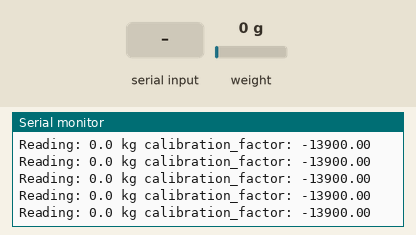
Recording of a sketch running on a simulated Arduino Uno, built with avr-gcc and run on an emulated ATmega328P. Shown: the last lines printed to the serial monitor. Inputs (shaded band) come from the test bench; at power-on: weight on the scale 0 g.

Above: at 3.3 s.
3.4 s: weight on the scale set to 100 g
At 3.4 s:
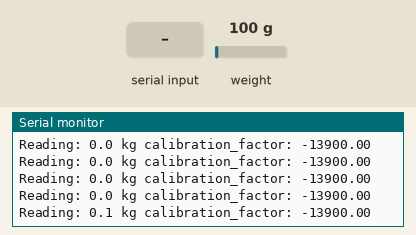
6.4 s: "+" received over Serial
At 6.64 s:
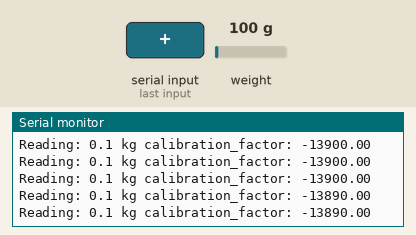
9.4 s: "a90\n" received over Serial
At 9.47 s:
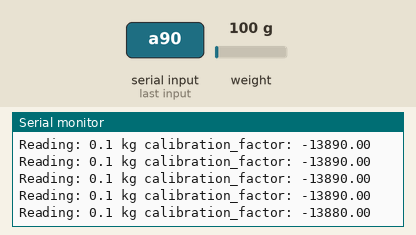
10.9 s: weight on the scale set to 1250 g
At 14.84 s:
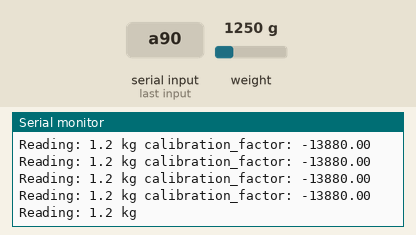
Timing chart, 0 to 14.9 s (numbered marks = the images above; inputs shaded):
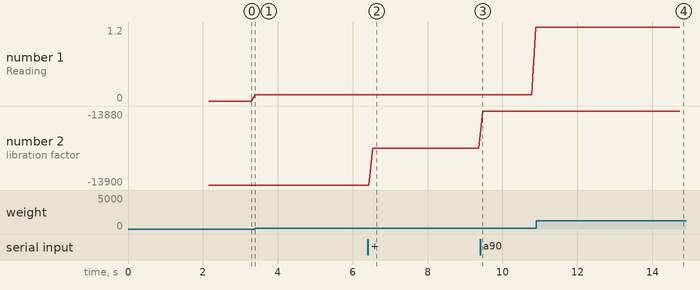

Measured:
- after the input at 6.4 s, the serial monitor: prints a new line after 0.13 s (image 2)
- after the input at 9.4 s, the serial monitor: prints a new line after 0.07 s (image 3)
- after the input at 10.9 s, the serial monitor: prints a new line after 0.09 s (image 4)
- plotted number 1: 0.1 → 1.2 after the input at 9.4 s
- plotted number 2: -13900 → -13890 after the input at 6.4 s, -13890 → -13880 after the input at 9.4 s

The sketch:

kalibracja.ino
```cpp
// (licence header left out)
#include "HX711.h"

#define DOUT  3
#define CLK  2

HX711 scale;

float calibration_factor = -13900; //-7050 worked for my 440lb max scale setup

void setup() {
  Serial.begin(9600);
  Serial.println("HX711 calibration sketch");
  Serial.println("Remove all weight from scale");
  Serial.println("After readings begin, place known weight on scale");
  Serial.println("Press + or a to increase calibration factor");
  Serial.println("Press - or z to decrease calibration factor");

  scale.begin(DOUT, CLK);
  scale.set_scale();
  scale.tare(); //Reset the scale to 0

  long zero_factor = scale.read_average(); //Get a baseline reading
  Serial.print("Zero factor: "); //This can be used to remove the need to tare the scale. Useful in permanent scale projects.
  Serial.println(zero_factor);
}

void loop() {

  scale.set_scale(calibration_factor); //Adjust to this calibration factor

  Serial.print("Reading: ");
  Serial.print(scale.get_units(), 1);
  Serial.print(" kg"); //Change this to kg and re-adjust the calibration factor if you follow SI units like a sane person
  Serial.print(" calibration_factor: ");
  Serial.print(calibration_factor);
  Serial.println();

  if(Serial.available())
  {
    char temp = Serial.read();
    if(temp == '+' || temp == 'a')
      calibration_factor += 10;
    else if(temp == '-' || temp == 'z')
      calibration_factor -= 10;
  }
}
```

core.cpp
```cpp
#include "core.hpp"

namespace core
{
  String fullPrettyValueText(String prefix, float value, String unit)
  {
    return prefix + " " + prettyValueText(value, unit);
  }

  String prettyValueText(float value, String unit)
  {
    return String(value) + " " + unit;
  }
} // namespace core
```

core.hpp
```cpp
#pragma once

#include <Arduino.h>

namespace core
{
  String fullPrettyValueText(String prefix, float value, String unit);
  String prettyValueText(float value, String unit);
} // core
```

cell_number.cpp
```cpp
#include "cell_number.hpp"
#include "util.hpp"

/*
  IMPORTANT: By default the area code is polish.
*/

CellNumber::CellNumber(int rawCellNumber):
  mAreaCode(""),
  mNumber(0)
{
  if (isCellNumberValid(rawCellNumber))
  {
    validate(rawCellNumber);
  }
  else
  {
    // TODO: Print a warning into serial.
  }
}

CellNumber::CellNumber(String rawCellNumber):
  mAreaCode("+48"),
  mNumber(0)
{
  if (rawCellNumber.length() != 0)
  {
    if (!isAreaCodeValid(rawCellNumber.substring(0, AREA_CODE_LENGTH)))
    {
      mAreaCode = "+48";
    }

    if (isCellNumberValid(rawCellNumber.substring(AREA_CODE_LENGTH)))
    {
      mNumber = rawCellNumber.toInt();
    }
  }
}

CellNumber::CellNumber(String areaCode, int rawCellNumber):
  mAreaCode("+48"),
  mNumber(0)
{
  if (!isAreaCodeValid(areaCode))
  {
    mAreaCode = "+48";
  }

  if (isCellNumberValid(rawCellNumber))
  {
    mNumber = rawCellNumber;
  }
}

void CellNumber::validate(int rawCellNumber)
{
  const int length = util::lengthOfNumber(rawCellNumber);
  if (length == CELL_NUMBER_WITHOUT_PREFIX_LENGTH)
  {
    mNumber = rawCellNumber % (10 * CELL_NUMBER_LENGTH);

    int areaCode = (rawCellNumber - mNumber) / (10 * CELL_NUMBER_LENGTH);
    if (areaCode != POLISH_AREA_CODE_WITHOUT_PREFIX)
    {
      areaCode = POLISH_AREA_CODE;
      // TODO: Print a warning into serial.
    }
  }
  else if (length == CELL_NUMBER_LENGTH)
  {
    mNumber = rawCellNumber;
  }
}

bool CellNumber::isAreaCodeValid(int areaCode) const
{
  // By default the area code is polish.
  return areaCode == POLISH_AREA_CODE_WITHOUT_PREFIX;
}

bool CellNumber::isAreaCodeValid(const String& areaCode) const
{
  if (areaCode.length() == AREA_CODE_LENGTH)
  {
    // By default the area code is polish.
    if (areaCode == POLISH_AREA_CODE)
    {
      return true;
    }
  }

  return false;
}

bool CellNumber::isCellNumberValid(int rawCellNumber) const
{
  const int length = util::lengthOfNumber(rawCellNumber);
  return length == CELL_NUMBER_WITHOUT_PREFIX_LENGTH ||
         length == CELL_NUMBER_LENGTH;
}

bool CellNumber::isCellNumberValid(const String& rawCellNumber) const
{
  return rawCellNumber.length() == CELL_NUMBER_LENGTH ||
         rawCellNumber.length() == CELL_NUMBER_WITHOUT_PREFIX_LENGTH ||
         rawCellNumber.length() == FULL_CELL_NUMBER;
}
```

cell_number.hpp
```cpp
#pragma once

#include <Arduino.h>

constexpr int FULL_CELL_NUMBER = 12;
constexpr int CELL_NUMBER_WITHOUT_PREFIX_LENGTH = 11;
constexpr int CELL_NUMBER_LENGTH = 9;
constexpr int AREA_CODE_LENGTH = 3;

constexpr const char* POLISH_AREA_CODE = "+48";
constexpr int POLISH_AREA_CODE_WITHOUT_PREFIX = 48;

class CellNumber
{
public:
  CellNumber(int rawCellNumber);
  CellNumber(String rawCellNumber);
  CellNumber(String areaCode, int rawCellNumber);

  ~CellNumber() = default;

  CellNumber(const CellNumber&) = default;
  CellNumber(CellNumber&&) = default;

  CellNumber& operator=(const CellNumber&) = default;
  CellNumber& operator=(CellNumber&&) = default;

  // TODO: Add getters of area code and cell number.

private:
  void validate(int rawCellNumber);

  // Stupid simple checks if the cell number is correct.
  bool isCellNumberValid(int rawCellNumber) const;
  bool isCellNumberValid(const String& rawCellNumber) const;
  bool isAreaCodeValid(int areaCode) const;
  bool isAreaCodeValid(const String& areaCode) const;

  String mAreaCode;
  int mNumber;
};
```

dht_sensor.cpp
```cpp
#include "dht_sensor.hpp"

DHTSensor::DHTSensor(const int pin, const uint8_t type):
  mPin(pin),
  mType(type),
  mSensor(pin, type)
{
  // Connect pin 1 (on the left) of the sensor to +5V
  // NOTE: If using a board with 3.3V logic like an Arduino Due connect pin 1
  // to 3.3V instead of 5V!
  // Connect pin 2 of the sensor to whatever your DHTPIN is
  // Connect pin 3 (on the right) of the sensor to GROUND (if your sensor has 3 pins)
  // Connect pin 4 (on the right) of the sensor to GROUND and leave the pin 3 EMPTY (if your sensor has 4 pins)
  // Connect a 10K resistor from pin 2 (data) to pin 1 (power) of the sensor

  // Initialize DHT sensor.
  // Note that older versions of this library took an optional third parameter to
  // tweak the timings for faster processors.  This parameter is no longer needed
  // as the current DHT reading algorithm adjusts itself to work on faster procs.

  mSensor.begin();
}

String DHTSensor::readHumidity() const
{
  const float humidity = mSensor.readHumidity();
  if (isnan(humidity))
  {
    Serial.println("Failed to read from DHT sensor!");
  }

  return String(humidity);
}

String DHTSensor::readTemperature() const
{
  const float temperature = mSensor.readTemperature();
  if (isnan(temperature))
    {
      Serial.println("Failed to read from DHT sensor!");
    }

  return String(temperature);
}
```

dht_sensor.hpp
```cpp
#pragma once

#include <Arduino.h>
#include <DHT.h>

class DHTSensor
{
  public:
    explicit DHTSensor(const int pin, const uint8_t type);
    DHTSensor(const DHTSensor&) = delete;
    DHTSensor(DHTSensor&&) = delete;
    ~DHTSensor() = default;

    DHTSensor& operator=(const DHTSensor&) = delete;
    DHTSensor& operator=(DHTSensor&&) = delete;

    String readHumidity() const;
    String readTemperature() const;

  private:
    const int mPin;
    const uint8_t mType;
    DHT mSensor;
};
```

scale.cpp
```cpp
#include "scale.hpp"

Scale::Scale(float calibrationValue, int readingTimes):
  mScaleSensor(),
  mCalibrationValue(calibrationValue),
  mReadingTimes(readingTimes)
{
  Serial.print("Scale!");
}

void Scale::init(unsigned char dout, unsigned char sck)
{
  mScaleSensor.begin(dout, sck);
  mScaleSensor.set_scale();
  reset();
  calibrate(mCalibrationValue);

  Serial.print("Begin scale!");
}

void Scale::calibrate(float value)
{
  mScaleSensor.set_scale(value);
}

void Scale::reset()
{
  mScaleSensor.tare();
}

bool Scale::isReady()
{
  return mScaleSensor.is_ready();
}

void Scale::powerOn()
{
  mScaleSensor.power_up();
}

void Scale::powerOff()
{
  mScaleSensor.power_down();
}

void Scale::setReadingTimes(int readingTimes)
{
  if (mReadingTimes != readingTimes)
  {
    mReadingTimes = readingTimes;
  }
}

float Scale::getUnits()
{
  // Wartość zwracana jest średnią wartością z mReadingTimes odczytów.
  return mScaleSensor.get_units(mReadingTimes);
}
```

scale.hpp
```cpp
#pragma once

#include <HX711.h>

constexpr int DEFAULT_TIMES = 5;

class Scale
{
public:
  Scale(float calibrationValue, int readingTimes = DEFAULT_TIMES);
  Scale(const Scale&) = delete;
  Scale(Scale&&) = delete;

  ~Scale() = default;

  Scale& operator=(const Scale&) = delete;
  Scale& operator=(Scale&&) = delete;

  void init(unsigned char dout, unsigned char sck);

  void calibrate(float value);
  void reset();
  bool isReady();
  void powerOn();
  void powerOff();

  void setReadingTimes(int readingTimes);
  float getUnits();

private:
  HX711 mScaleSensor;
  float mCalibrationValue;
  int mReadingTimes;
};
```

screen.cpp
```cpp
#include "screen.hpp"

Screen::Screen(const int pin, const int maxNumCharsPerRow, const int maxNumRows):
  mPin(pin),
  mMaxNumCharsPerRow(maxNumCharsPerRow),
  mMaxNumRows(maxNumRows),
  mLCD(LiquidCrystal_I2C(mPin, mMaxNumCharsPerRow, mMaxNumRows))
{
  // Inicjalizacja LCD
  mLCD.begin();

  mLCD.backlight();
}

void Screen::enableBacklight()
{
  // Turn on the blacklight.
  mLCD.backlight();
}

void Screen::showText(const String& text, const bool beforeClear)
{
  if (beforeClear)
  {
    clear();
  }

  // TODO: Use text with autoscroll if it needed.
  mLCD.print(text);
}

void Screen::clear()
{
  // Jak działa
  mLCD.clear();
}

// void Screen::adjustText(const String& text) const
// {
//   if (text.length() <= mMaxNumCharsPerRow)
//   {
//     return text;
//   }

//   // TODO: Implement wrap algorithm
//   String adjustedText = text;

//   return adjustedText;
// }

void Screen::setCursor(const int numCol, const int numRow)
{
  mLCD.setCursor(numCol, numRow);
}
```

screen.hpp
```cpp
#pragma once

#include <Arduino.h>
#include <LiquidCrystal_I2C.h>

class Screen
{
public:
  explicit Screen(const int pin, const int maxNumCharsPerRow, const int maxNumRows);
  Screen(const Screen&);
  Screen(Screen&&);
  ~Screen() = default;

  Screen& operator=(const Screen&);
  Screen& operator=(Screen&&);

  void enableBacklight();
  void showText(const String& text, const bool beforeClear = false);
  void clear();

  // TODO: Move to private section
  void setCursor(const int numCol, const int numRow);

private:
  // String adjustText(const String& text) const;

  // Numer pinu
  const int mPin;

  // Maksymalna liczba znaków w wierszu
  const int mMaxNumCharsPerRow;

  // Maksymalna liczba wierszy
  const int mMaxNumRows;

  // Instancja klasy LiquidCrystal_I2C
  LiquidCrystal_I2C mLCD;
};
```

util.cpp
```cpp
#include "util.hpp"

#include <math.h>

namespace util
{
  int lengthOfNumber(int number)
  {
    return static_cast<int>(ceil(log10(number + 1)));
  }
} // namespace util
```

util.hpp
```cpp
#pragma once

namespace util
{
  int lengthOfNumber(int number);
} // namespace util
```
